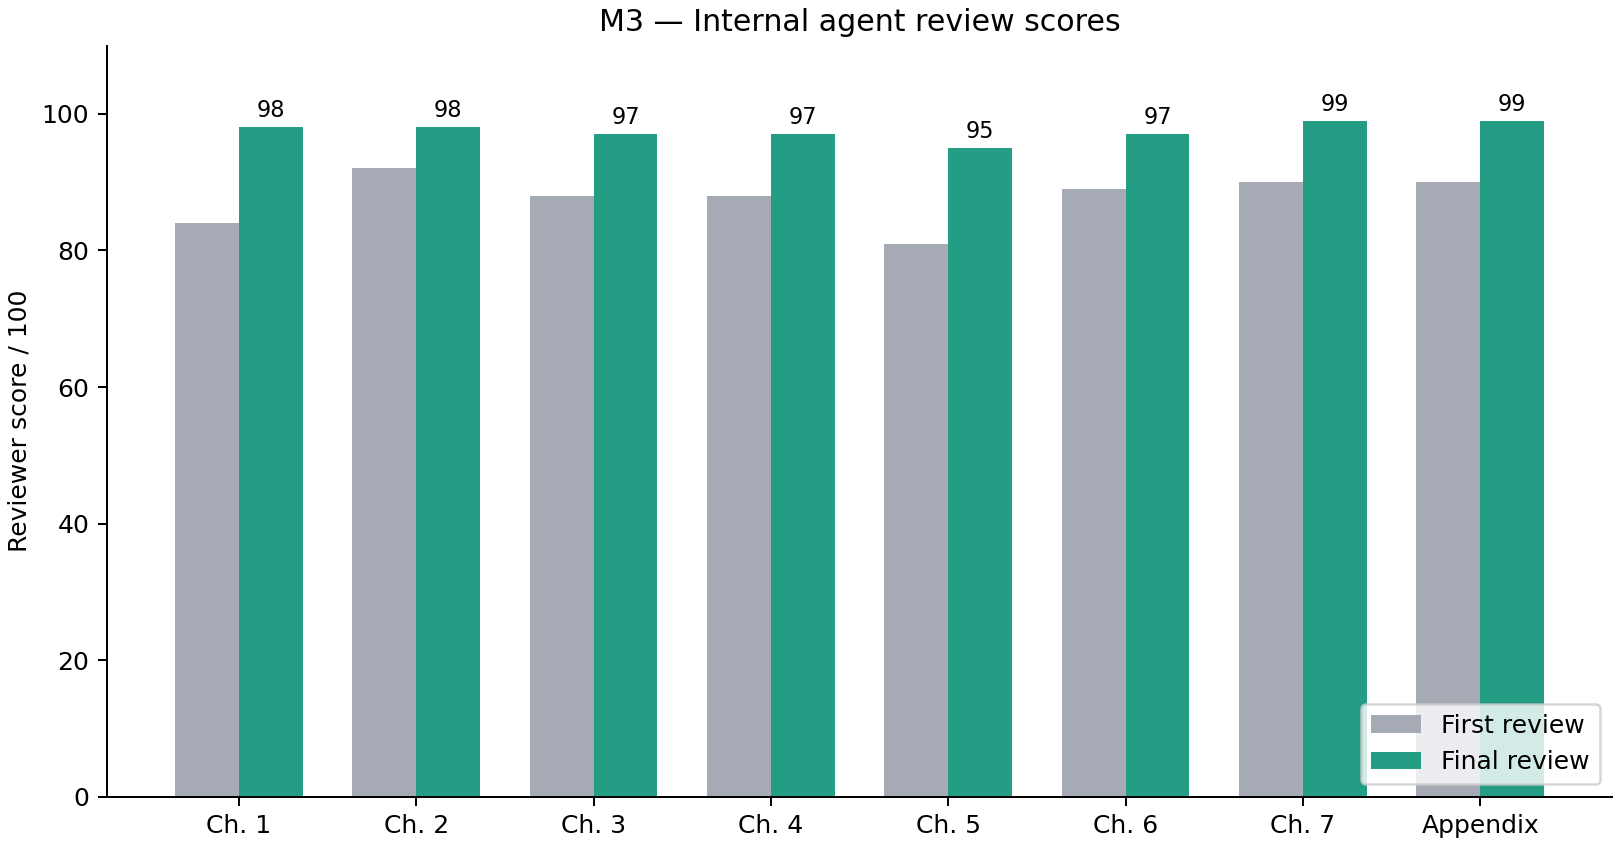

Reproduce this figure in Python.
import matplotlib
matplotlib.use('Agg')
import matplotlib.pyplot as plt
from pathlib import Path
labels=['Ch. 1','Ch. 2','Ch. 3','Ch. 4','Ch. 5','Ch. 6','Ch. 7','Appendix']
a=[84,92,88,88,81,89,90,90]
b=[98,98,97,97,95,97,99,99]
fig,ax=plt.subplots(figsize=(9,4.7),layout='constrained')
x=list(range(8)); ax.bar([i-.18 for i in x],a,.36,label='First review',color='#a6aab5'); bars=ax.bar([i+.18 for i in x],b,.36,label='Final review',color='#239e85'); ax.bar_label(bars,padding=2,fontsize=9); ax.set_xticks(x,labels); ax.set_ylim(0,110); ax.set_ylabel('Reviewer score / 100'); ax.set_title('M3 — Internal agent review scores'); ax.legend(loc='lower right'); ax.spines[['top','right']].set_visible(False); fig.savefig(Path(__file__).with_name('m3_scores.png'),dpi=180)
